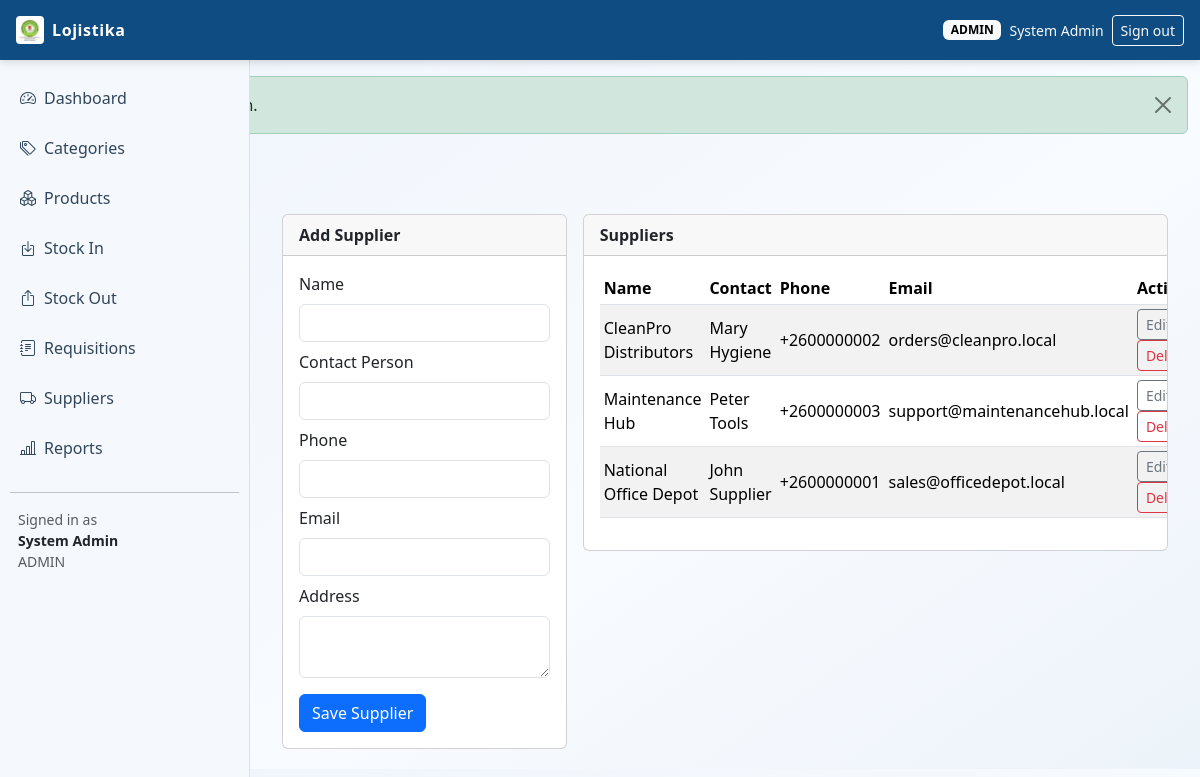
Screenshot of /index.php?page=suppliers (signed in) with the database file from the repository.
### tables this page shows
CREATE TABLE suppliers (
    id INT UNSIGNED AUTO_INCREMENT PRIMARY KEY,
    name VARCHAR(150) NOT NULL,
    contact_person VARCHAR(120) NULL,
    phone VARCHAR(30) NULL,
    email VARCHAR(120) NULL,
    address VARCHAR(255) NULL,
    created_by INT UNSIGNED NULL,
    updated_by INT UNSIGNED NULL,
    created_at TIMESTAMP NOT NULL DEFAULT CURRENT_TIMESTAMP,
    updated_at TIMESTAMP NOT NULL DEFAULT CURRENT_TIMESTAMP ON UPDATE CURRENT_TIMESTAMP,
    CONSTRAINT uq_suppliers_name UNIQUE (name),
    CONSTRAINT fk_suppliers_created_by FOREIGN KEY (created_by) REFERENCES users(id) ON DELETE SET NULL,
    CONSTRAINT fk_suppliers_updated_by FOREIGN KEY (updated_by) REFERENCES users(id) ON DELETE SET NULL
);

### config/helpers.php (called while the page is built, shortened)
<?php
require_once __DIR__ . '/db_connect.php';
function db(): mysqli
{
    return db_connect();
}
function h(?string $value): string
{
    return htmlspecialchars((string) $value, ENT_QUOTES, 'UTF-8');
}

### config/db_connect.php (called while the page is built, shortened)
<?php
function env_value(array $keys, string $default = ''): string
{
    return $default;
}
function file_db_config(): array
{
    $filePath = __DIR__ . DIRECTORY_SEPARATOR . 'db_credentials.php';
    if (!is_file($filePath)) {
        return [];
    }
    $config = require $filePath;
    return is_array($config) ? $config : [];
}
function db_config(): array
{
    $fileConfig = file_db_config();
    return [
        'host' => env_value(['DB_HOST', 'MYSQL_HOST', 'DATABASE_HOST'], (string) ($fileConfig['host'] ?? '127.0.0.1')),
        'port' => (int) env_value(['DB_PORT', 'MYSQL_PORT', 'DATABASE_PORT'], (string) ($fileConfig['port'] ?? '3306')),
        'user' => env_value(['DB_USER', 'MYSQL_USER', 'DATABASE_USER'], (string) ($fileConfig['user'] ?? 'root')),
        'pass' => env_value(['DB_PASS', 'MYSQL_PASSWORD', 'DATABASE_PASSWORD'], (string) ($fileConfig['pass'] ?? '')),
        'name' => env_value(['DB_NAME', 'MYSQL_DATABASE', 'DATABASE_NAME'], (string) ($fileConfig['name'] ?? 'logistics_lms')),
    ];
}
function db_connect(): mysqli
{
    static $conn = null;
    $cfg = db_config();
    try {
        $conn = new mysqli($cfg['host'], $cfg['user'], $cfg['pass'], $cfg['name'], $cfg['port']);
    } catch (mysqli_sql_exception $e) {
        http_response_code(500);
        if (stripos($e->getMessage(), 'Unknown database') !== false) {
            $sqlFile = dirname(__DIR__) . DIRECTORY_SEPARATOR . 'database.sql';
            $message = 'Database "' . $cfg['name'] . '" does not exist. Import the project SQL file first.';
            if (is_file($sqlFile)) {
                $message .= ' Expected file: ' . $sqlFile;
            }
            exit($message);
        }
        if (stripos($e->getMessage(), 'Access denied for user') !== false) {
            $configFile = __DIR__ . DIRECTORY_SEPARATOR . 'db_credentials.php';
            $message = 'Database login failed for user "' . $cfg['user'] . '" at host "' . $cfg['host'] . '".';
            $message .= ' Set hosting credentials via environment variables or create: ' . $configFile;
            exit($message);
        }
        exit('Database connection failed: ' . $e->getMessage());
    }
    $conn->set_charset('utf8mb4');
    return $conn;
}

### modules/suppliers/index.php (the view, shortened to what this page needs)
<?php
$edit = null;
$suppliers = db()->query('SELECT * FROM suppliers ORDER BY name ASC');
?>
<div class="container-fluid">
    <div class="row g-3">
        <div class="col-lg-4">
            <div class="card">
                <div class="card-header fw-semibold"><?= $edit ? 'Edit Supplier' : 'Add Supplier' ?></div>
                <div class="card-body">
                    <form method="post">
                        <div class="mb-2"><label class="form-label">Name</label><input class="form-control" name="name" required value="<?= h($edit['name'] ?? '') ?>"></div>
                        <div class="mb-2"><label class="form-label">Contact Person</label><input class="form-control" name="contact_person" value="<?= h($edit['contact_person'] ?? '') ?>"></div>
                        <div class="mb-2"><label class="form-label">Phone</label><input class="form-control" name="phone" value="<?= h($edit['phone'] ?? '') ?>"></div>
                        <div class="mb-2"><label class="form-label">Email</label><input type="email" class="form-control" name="email" value="<?= h($edit['email'] ?? '') ?>"></div>
                        <div class="mb-3"><label class="form-label">Address</label><textarea class="form-control" rows="2" name="address"><?= h($edit['address'] ?? '') ?></textarea></div>
                        <button class="btn btn-primary" type="submit">Save Supplier</button>
                    </form>
                </div>
            </div>
        </div>
        <div class="col-lg-8">
            <div class="card">
                <div class="card-header fw-semibold">Suppliers</div>
                <div class="card-body table-responsive">
                    <table class="table table-striped table-sm align-middle">
                        <thead><tr><th>Name</th><th>Contact</th><th>Phone</th><th>Email</th><th>Action</th></tr></thead>
                        <tbody>
                        <?php while ($row = $suppliers->fetch_assoc()): ?>
                            <tr>
                                <td><?= h($row['name']) ?></td>
                                <td><?= h($row['contact_person']) ?></td>
                                <td><?= h($row['phone']) ?></td>
                                <td><?= h($row['email']) ?></td>
                                <td>
                                    <a class="btn btn-sm btn-outline-secondary" href="index.php?page=suppliers&edit=<?= (int) $row['id'] ?>">Edit</a>
                                    <a class="btn btn-sm btn-outline-danger" data-confirm="Delete this supplier?" href="index.php?page=suppliers&delete=<?= (int) $row['id'] ?>">Delete</a>
                                </td>
                            </tr>
                        <?php endwhile; ?>
                        </tbody>
                    </table>
                </div>
            </div>
        </div>
    </div>
</div>

### assets/css/style.css (style rules this page uses)
:root { --lms-header: #0f4c81; --lms-sidebar: #f5f8fc; --lms-accent: #1f6fb2; --lms-text: #1c2733; --lms-border: #d7e2ef; }
body { font-family: "Segoe UI", Tahoma, Geneva, Verdana, sans-serif; background: linear-gradient(145deg, #eef4fb 0%, #f8fbff 60%, #edf3fa 100%); color: var(--lms-text); }
.table thead { background: #edf4fb; }

### rows the page displays
suppliers: name "CleanPro Distributors", contact_person "Mary Hygiene", phone "+2600000002", email "orders@cleanpro.local"
suppliers: name "Maintenance Hub", contact_person "Peter Tools", phone "+2600000003", email "support@maintenancehub.local"
suppliers: name "National Office Depot", contact_person "John Supplier", phone "+2600000001", email "sales@officedepot.local"

### other values shown
$user['role'] "ADMIN"
$user['full_name'] "System Admin"
